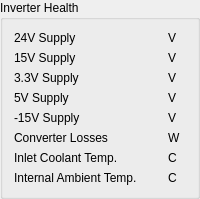
      <widget class="QGroupBox" name="groupBox_11">
       <property name="title">
        <string>Inverter Health</string>
       </property>
       <layout class="QGridLayout" name="gridLayout_3">
        <item row="3" column="1">
         <widget class="CompactEpc" name="compactepc_12">
          <property name="signal_path" stdset="0">
           <string>ParameterQuery;StatusControlVoltage2;v5p0_Supply</string>
          </property>
          <property name="label_visible" stdset="0">
           <bool>false</bool>
          </property>
          <property name="units_visible" stdset="0">
           <bool>false</bool>
          </property>
         </widget>
        </item>
        <item row="4" column="0">
         <widget class="QLabel" name="label_5">
          <property name="text">
           <string>-15V Supply</string>
          </property>
         </widget>
        </item>
        <item row="4" column="1">
         <widget class="CompactEpc" name="compactepc_13">
          <property name="signal_path" stdset="0">
           <string>ParameterQuery;StatusControlVoltage;n15V_Supply</string>
          </property>
          <property name="label_visible" stdset="0">
           <bool>false</bool>
          </property>
          <property name="units_visible" stdset="0">
           <bool>false</bool>
          </property>
         </widget>
        </item>
        <item row="5" column="1">
         <widget class="CompactEpc" name="compactepc_22">
          <property name="signal_path" stdset="0">
           <string>ParameterQuery;ConverterLosses;ConverterLosses</string>
          </property>
          <property name="label_visible" stdset="0">
           <bool>false</bool>
          </property>
          <property name="units_visible" stdset="0">
           <bool>false</bool>
          </property>
         </widget>
        </item>
        <item row="0" column="1">
         <widget class="CompactEpc" name="compactepc_6">
          <property name="signal_path" stdset="0">
           <string>ParameterQuery;StatusControlVoltage;v24_Supply</string>
          </property>
          <property name="label_visible" stdset="0">
           <bool>false</bool>
          </property>
          <property name="units_visible" stdset="0">
           <bool>false</bool>
          </property>
         </widget>
        </item>
        <item row="7" column="1">
         <widget class="CompactEpc" name="compactepc_24">
          <property name="signal_path" stdset="0">
           <string>StatusTemps;TempInternal_measured</string>
          </property>
          <property name="label_override" stdset="0">
           <string/>
          </property>
          <property name="label_visible" stdset="0">
           <bool>false</bool>
          </property>
          <property name="units_visible" stdset="0">
           <bool>false</bool>
          </property>
         </widget>
        </item>
        <item row="6" column="1">
         <widget class="CompactEpc" name="compactepc_23">
          <property name="signal_path" stdset="0">
           <string>StatusTemps;TempInlet_measured</string>
          </property>
          <property name="label_override" stdset="0">
           <string/>
          </property>
          <property name="tool_tip_override" stdset="0">
           <string/>
          </property>
          <property name="label_visible" stdset="0">
           <bool>false</bool>
          </property>
          <property name="units_visible" stdset="0">
           <bool>false</bool>
          </property>
         </widget>
        </item>
        <item row="3" column="0">
         <widget class="QLabel" name="label_4">
          <property name="text">
           <string>5V Supply</string>
          </property>
         </widget>
        </item>
        <item row="2" column="1">
         <widget class="CompactEpc" name="compactepc_10">
          <property name="signal_path" stdset="0">
           <string>ParameterQuery;StatusControlVoltage2;v3p3_Supply</string>
          </property>
          <property name="label_visible" stdset="0">
           <bool>false</bool>
          </property>
          <property name="units_visible" stdset="0">
           <bool>false</bool>
          </property>
         </widget>
        </item>
        <item row="5" column="0">
         <widget class="QLabel" name="label_6">
          <property name="text">
           <string>Converter Losses</string>
          </property>
         </widget>
        </item>
        <item row="7" column="0">
         <widget class="QLabel" name="label_8">
          <property name="text">
           <string>Internal Ambient Temp.</string>
          </property>
         </widget>
        </item>
        <item row="2" column="0">
         <widget class="QLabel" name="label_3">
          <property name="text">
           <string>3.3V Supply</string>
          </property>
         </widget>
        </item>
        <item row="1" column="1">
         <widget class="CompactEpc" name="compactepc_9">
          <property name="signal_path" stdset="0">
           <string>ParameterQuery;StatusControlVoltage;v15_Supply</string>
          </property>
          <property name="label_visible" stdset="0">
           <bool>false</bool>
          </property>
          <property name="units_visible" stdset="0">
           <bool>false</bool>
          </property>
         </widget>
        </item>
        <item row="1" column="0">
         <widget class="QLabel" name="label_2">
          <property name="text">
           <string>15V Supply</string>
          </property>
         </widget>
        </item>
        <item row="6" column="0">
         <widget class="QLabel" name="label_7">
          <property name="text">
           <string>Inlet Coolant Temp.</string>
          </property>
         </widget>
        </item>
        <item row="0" column="0">
         <widget class="QLabel" name="label">
          <property name="text">
           <string>24V Supply</string>
          </property>
         </widget>
        </item>
        <item row="7" column="2">
         <widget class="QLabel" name="label_9">
          <property name="text">
           <string>C</string>
          </property>
         </widget>
        </item>
        <item row="6" column="2">
         <widget class="QLabel" name="label_10">
          <property name="text">
           <string>C</string>
          </property>
         </widget>
        </item>
        <item row="5" column="2">
         <widget class="QLabel" name="label_11">
          <property name="text">
           <string>W</string>
          </property>
         </widget>
        </item>
        <item row="4" column="2">
         <widget class="QLabel" name="label_12">
          <property name="text">
           <string>V</string>
          </property>
         </widget>
        </item>
        <item row="3" column="2">
         <widget class="QLabel" name="label_13">
          <property name="text">
           <string>V</string>
          </property>
         </widget>
        </item>
        <item row="2" column="2">
         <widget class="QLabel" name="label_14">
          <property name="text">
           <string>V</string>
          </property>
         </widget>
        </item>
        <item row="1" column="2">
         <widget class="QLabel" name="label_15">
          <property name="text">
           <string>V</string>
          </property>
         </widget>
        </item>
        <item row="0" column="2">
         <widget class="QLabel" name="label_16">
          <property name="text">
           <string>V</string>
          </property>
         </widget>
        </item>
       </layout>
      </widget>
